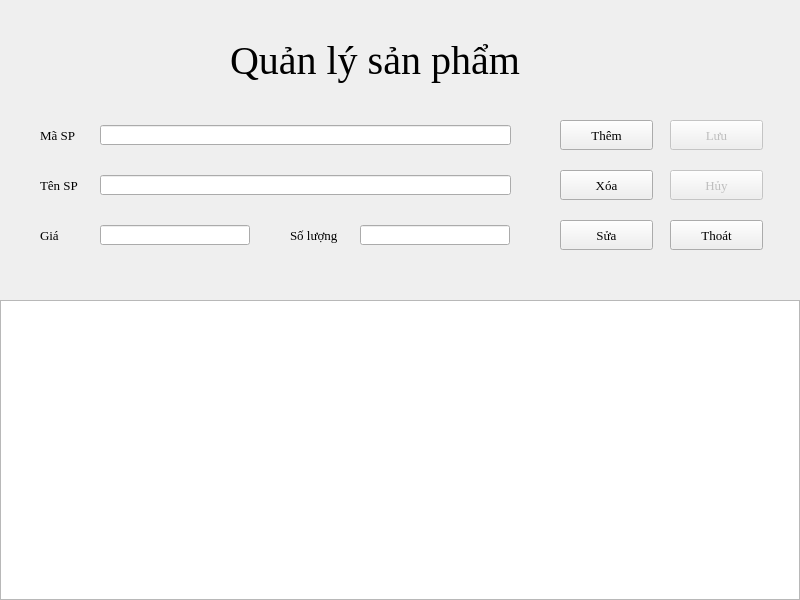
<?xml version="1.0" encoding="UTF-8"?>
<ui version="4.0">
 <class>formSanPham</class>
 <widget class="QMainWindow" name="formSanPham">
  <property name="geometry">
   <rect>
    <x>0</x>
    <y>0</y>
    <width>800</width>
    <height>600</height>
   </rect>
  </property>
  <property name="windowTitle">
   <string>Sản phẩm</string>
  </property>
  <widget class="QWidget" name="centralwidget">
   <widget class="QLabel" name="lblTitleSP">
    <property name="geometry">
     <rect>
      <x>230</x>
      <y>30</y>
      <width>361</width>
      <height>61</height>
     </rect>
    </property>
    <property name="font">
     <font>
      <family>Times New Roman</family>
      <pointsize>30</pointsize>
     </font>
    </property>
    <property name="text">
     <string>Quản lý sản phẩm</string>
    </property>
   </widget>
   <widget class="QLineEdit" name="txtTenSP">
    <property name="geometry">
     <rect>
      <x>100</x>
      <y>175</y>
      <width>411</width>
      <height>20</height>
     </rect>
    </property>
    <property name="font">
     <font>
      <family>Times New Roman</family>
      <pointsize>10</pointsize>
     </font>
    </property>
   </widget>
   <widget class="QLabel" name="lblMaSP">
    <property name="geometry">
     <rect>
      <x>40</x>
      <y>125</y>
      <width>75</width>
      <height>20</height>
     </rect>
    </property>
    <property name="font">
     <font>
      <family>Times New Roman</family>
      <pointsize>10</pointsize>
     </font>
    </property>
    <property name="text">
     <string>Mã SP</string>
    </property>
   </widget>
   <widget class="QLabel" name="lblTenSP">
    <property name="geometry">
     <rect>
      <x>40</x>
      <y>175</y>
      <width>75</width>
      <height>20</height>
     </rect>
    </property>
    <property name="font">
     <font>
      <family>Times New Roman</family>
      <pointsize>10</pointsize>
     </font>
    </property>
    <property name="text">
     <string>Tên SP</string>
    </property>
   </widget>
   <widget class="QLineEdit" name="txtMaSP">
    <property name="geometry">
     <rect>
      <x>100</x>
      <y>125</y>
      <width>411</width>
      <height>20</height>
     </rect>
    </property>
    <property name="font">
     <font>
      <family>Times New Roman</family>
      <pointsize>10</pointsize>
     </font>
    </property>
   </widget>
   <widget class="QPushButton" name="btnThem">
    <property name="geometry">
     <rect>
      <x>560</x>
      <y>120</y>
      <width>93</width>
      <height>30</height>
     </rect>
    </property>
    <property name="font">
     <font>
      <family>Times New Roman</family>
      <pointsize>10</pointsize>
     </font>
    </property>
    <property name="text">
     <string>Thêm</string>
    </property>
   </widget>
   <widget class="QPushButton" name="btnSua">
    <property name="geometry">
     <rect>
      <x>560</x>
      <y>220</y>
      <width>93</width>
      <height>30</height>
     </rect>
    </property>
    <property name="font">
     <font>
      <family>Times New Roman</family>
      <pointsize>10</pointsize>
     </font>
    </property>
    <property name="text">
     <string>Sửa</string>
    </property>
   </widget>
   <widget class="QPushButton" name="btnXoa">
    <property name="geometry">
     <rect>
      <x>560</x>
      <y>170</y>
      <width>93</width>
      <height>30</height>
     </rect>
    </property>
    <property name="font">
     <font>
      <family>Times New Roman</family>
      <pointsize>10</pointsize>
     </font>
    </property>
    <property name="text">
     <string>Xóa</string>
    </property>
   </widget>
   <widget class="QPushButton" name="btnHuy">
    <property name="enabled">
     <bool>false</bool>
    </property>
    <property name="geometry">
     <rect>
      <x>670</x>
      <y>170</y>
      <width>93</width>
      <height>30</height>
     </rect>
    </property>
    <property name="font">
     <font>
      <family>Times New Roman</family>
      <pointsize>10</pointsize>
     </font>
    </property>
    <property name="text">
     <string>Hủy</string>
    </property>
   </widget>
   <widget class="QPushButton" name="btnThoat">
    <property name="geometry">
     <rect>
      <x>670</x>
      <y>220</y>
      <width>93</width>
      <height>30</height>
     </rect>
    </property>
    <property name="font">
     <font>
      <family>Times New Roman</family>
      <pointsize>10</pointsize>
     </font>
    </property>
    <property name="text">
     <string>Thoát</string>
    </property>
   </widget>
   <widget class="QPushButton" name="btnLuu">
    <property name="enabled">
     <bool>false</bool>
    </property>
    <property name="geometry">
     <rect>
      <x>670</x>
      <y>120</y>
      <width>93</width>
      <height>30</height>
     </rect>
    </property>
    <property name="font">
     <font>
      <family>Times New Roman</family>
      <pointsize>10</pointsize>
     </font>
    </property>
    <property name="text">
     <string>Lưu</string>
    </property>
   </widget>
   <widget class="QLineEdit" name="txtGia">
    <property name="geometry">
     <rect>
      <x>100</x>
      <y>225</y>
      <width>150</width>
      <height>20</height>
     </rect>
    </property>
    <property name="font">
     <font>
      <family>Times New Roman</family>
      <pointsize>10</pointsize>
     </font>
    </property>
   </widget>
   <widget class="QLabel" name="lblGia">
    <property name="geometry">
     <rect>
      <x>40</x>
      <y>225</y>
      <width>75</width>
      <height>20</height>
     </rect>
    </property>
    <property name="font">
     <font>
      <family>Times New Roman</family>
      <pointsize>10</pointsize>
     </font>
    </property>
    <property name="text">
     <string>Giá</string>
    </property>
   </widget>
   <widget class="QLabel" name="lblSoLuong">
    <property name="geometry">
     <rect>
      <x>290</x>
      <y>225</y>
      <width>75</width>
      <height>20</height>
     </rect>
    </property>
    <property name="font">
     <font>
      <family>Times New Roman</family>
      <pointsize>10</pointsize>
     </font>
    </property>
    <property name="text">
     <string>Số lượng</string>
    </property>
   </widget>
   <widget class="QLineEdit" name="txtSoLuong">
    <property name="geometry">
     <rect>
      <x>360</x>
      <y>225</y>
      <width>150</width>
      <height>20</height>
     </rect>
    </property>
    <property name="font">
     <font>
      <family>Times New Roman</family>
      <pointsize>10</pointsize>
     </font>
    </property>
   </widget>
   <widget class="QTableView" name="tbvSanPham">
    <property name="geometry">
     <rect>
      <x>0</x>
      <y>300</y>
      <width>800</width>
      <height>300</height>
     </rect>
    </property>
   </widget>
  </widget>
 </widget>
 <tabstops>
  <tabstop>txtMaSP</tabstop>
  <tabstop>txtTenSP</tabstop>
  <tabstop>txtGia</tabstop>
  <tabstop>txtSoLuong</tabstop>
  <tabstop>btnThem</tabstop>
  <tabstop>btnXoa</tabstop>
  <tabstop>btnSua</tabstop>
  <tabstop>btnLuu</tabstop>
  <tabstop>btnHuy</tabstop>
  <tabstop>btnThoat</tabstop>
  <tabstop>tbvSanPham</tabstop>
 </tabstops>
 <resources/>
 <connections/>
</ui>
